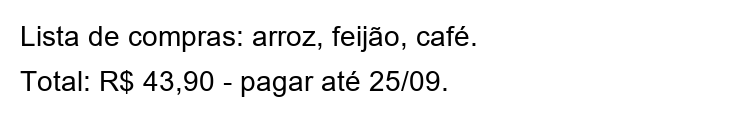
#> input picture exemplos/lista_compras.png, 750 x 130 px
$ python ocr.py exemplos/lista_compras.png
#> lines starting #> are read from the running program, lines starting #| are printed output that depends on the picture; after the words box and inside, x2 and y2 are one past the last pixel; in counts of white or black regions, pixels touching at a corner belong together
#> in processar_arquivo, imagem is the input picture: shape (130, 750, 3); min 0, max 255, mean 242.3
"""Extrai texto de imagens com Tesseract OCR, com pré-processamento opcional em OpenCV."""
import argparse
import json
import os
import shutil
import sys
from pathlib import Path

import cv2
import numpy as np
import pytesseract

# No Windows o instalador do Tesseract nem sempre entra no PATH. Se não achar
# o binário, tenta o caminho padrão do instalador antes de desistir.
_CAMINHO_PADRAO_WINDOWS = r"C:\Program Files\Tesseract-OCR\tesseract.exe"
if shutil.which("tesseract") is None and os.path.isfile(_CAMINHO_PADRAO_WINDOWS):
    pytesseract.pytesseract.tesseract_cmd = _CAMINHO_PADRAO_WINDOWS


def preprocessar(imagem: np.ndarray) -> np.ndarray:
    """Remove ruído, corrige sombra/luz desigual e binariza.

    A primeira versão disso usava CLAHE + threshold adaptativo, e piorava o
    resultado em imagem com ruído (zerava o texto lido). O que funcionou de
    verdade foi denoise, depois dividir a imagem por uma versão bem borrada
    dela mesma (achata a sombra) e só então binarizar com Otsu.
    """
    cinza = cv2.cvtColor(imagem, cv2.COLOR_BGR2GRAY)
    sem_ruido = cv2.fastNlMeansDenoising(cinza, h=15)
    fundo = cv2.GaussianBlur(sem_ruido, (0, 0), sigmaX=25)
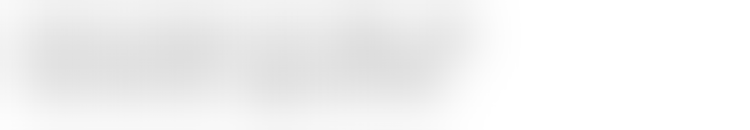
#> fundo: shape (130, 750); min 221, max 255, mean 242.3
    normalizada = cv2.divide(sem_ruido, fundo, scale=255)
    _, binarizada = cv2.threshold(normalizada, 0, 255, cv2.THRESH_BINARY + cv2.THRESH_OTSU)
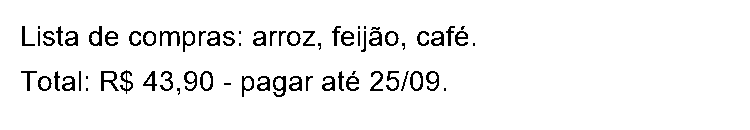
#> binarizada: shape (130, 750); 94.9% white; black in thin lines or dots, all inside (x1, y1, x2, y2) = (21, 26, 475, 97)
    return binarizada


def extrair_texto(imagem: np.ndarray, idioma: str = "por") -> str:
    return pytesseract.image_to_string(imagem, lang=idioma).strip()


def processar_arquivo(caminho: Path, idioma: str = "por", usar_preprocessamento: bool = True) -> str:
    imagem = cv2.imread(str(caminho))
    if imagem is None:
        raise FileNotFoundError(f"não consegui abrir a imagem: {caminho}")
    if usar_preprocessamento:
        imagem = preprocessar(imagem)
    return extrair_texto(imagem, idioma)


def salvar_resultado(caminho_saida: Path, caminho_imagem: Path, texto: str) -> None:
    if caminho_saida.suffix == ".json":
        conteudo = json.dumps({"arquivo": str(caminho_imagem), "texto": texto}, ensure_ascii=False, indent=2)
    else:
        conteudo = texto
    caminho_saida.write_text(conteudo, encoding="utf-8")


def main() -> None:
    # no Windows, quando a saída é redirecionada (pipe, arquivo), o Python às
    # vezes escolhe a codepage do sistema em vez de UTF-8 e come acento
    if hasattr(sys.stdout, "reconfigure"):
        sys.stdout.reconfigure(encoding="utf-8")

    parser = argparse.ArgumentParser(description="Extrai texto de uma imagem com OCR.")
    parser.add_argument("imagem", type=Path, help="Caminho da imagem (foto, print, documento escaneado)")
    parser.add_argument("--idioma", default="por", help="Idioma do Tesseract (padrão: por)")
    parser.add_argument(
        "--sem-preprocessamento", action="store_true", help="Roda o OCR direto na imagem, sem melhorar o contraste antes"
    )
    parser.add_argument(
        "--comparar", action="store_true", help="Mostra o resultado com e sem pré-processamento, lado a lado"
    )
    parser.add_argument("--saida", type=Path, help="Salva o texto num arquivo (.txt ou .json) em vez de mostrar na tela")
    args = parser.parse_args()

    if not args.imagem.is_file():
        raise SystemExit(f"arquivo não encontrado: {args.imagem}")

    if args.comparar:
        sem = processar_arquivo(args.imagem, args.idioma, usar_preprocessamento=False)
        com = processar_arquivo(args.imagem, args.idioma, usar_preprocessamento=True)
        print("=== sem pré-processamento ===")
        print(sem or "(vazio)")
        print("\n=== com pré-processamento ===")
        print(com or "(vazio)")
        return

    texto = processar_arquivo(args.imagem, args.idioma, usar_preprocessamento=not args.sem_preprocessamento)

    if args.saida is None:
        print(texto)
        return

    salvar_resultado(args.saida, args.imagem, texto)
    print(f"salvo em {args.saida}")


if __name__ == "__main__":
    main()
#> (the call stopped at in extrair_texto, `return pytesseract.image_to_string(imagem, lang=idioma).strip()`: pytesseract is not available in this run)
